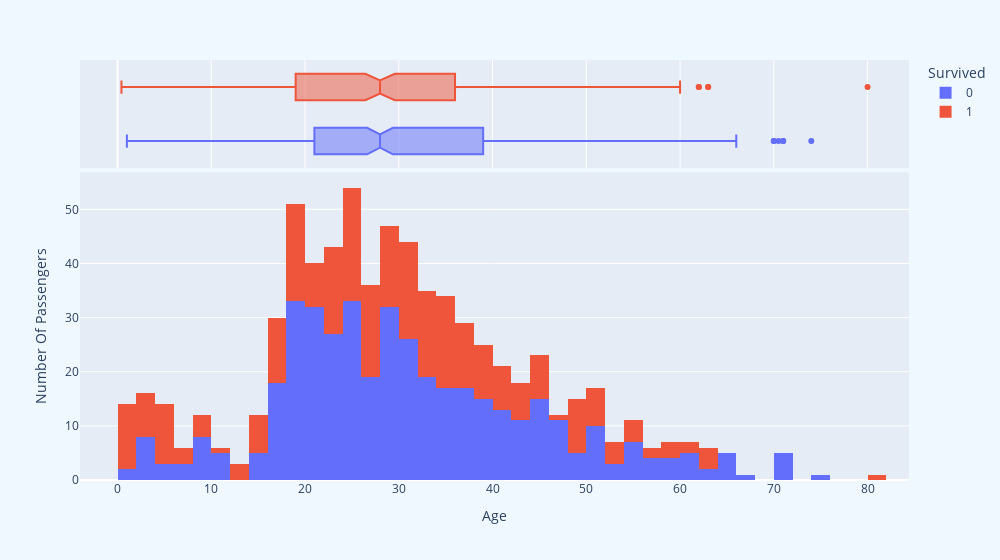

The notebook cell this image was saved under:
### Code cell
fig=px.histogram(train_df,color="Survived",x="Age",width=1000,marginal="box",hover_data=train_df.columns)
fig.update_layout(yaxis_title="Number Of Passengers",paper_bgcolor="aliceblue")
fig.show()

### Figure 1 — Plotly figure (JSON) as saved in the notebook; plotly's stock layout.template omitted (floating-point values rounded to 4 significant figures; data arrays with more than 128 entries replaced by an {"elided": "..."} marker saying what was removed)
{"data": [{"alignmentgroup": "True", "bingroup": "x", "hovertemplate": "Survived=0<br>Age=%{x}<br>count=%{y}<extra></extra>", "legendgroup": "0", "marker": {"color": "#636efa", "pattern": {"shape": ""}}, "name": "0", "offsetgroup": "0", "orientation": "v", "showlegend": true, "type": "histogram", "x": {"elided": "549 float values"}, "xaxis": "x", "yaxis": "y"}, {"alignmentgroup": "True", "customdata": {"elided": "549x11 mixed values"}, "hovertemplate": "Survived=%{customdata[1]}<br>Age=%{x}<br>PassengerId=%{customdata[0]}<br>Pclass=%{customdata[2]}<br>Name=%{customdata[3]}<br>Sex=%{customdata[4]}<br>SibSp=%{customdata[5]}<br>Parch=%{customdata[6]}<br>Ticket=%{customdata[7]}<br>Fare=%{customdata[8]}<br>Cabin=%{customdata[9]}<br>Embarked=%{customdata[10]}<extra></extra>", "legendgroup": "0", "marker": {"color": "#636efa"}, "name": "0", "notched": true, "offsetgroup": "0", "showlegend": false, "type": "box", "x": {"elided": "549 float values"}, "xaxis": "x2", "yaxis": "y2"}, {"alignmentgroup": "True", "bingroup": "x", "hovertemplate": "Survived=1<br>Age=%{x}<br>count=%{y}<extra></extra>", "legendgroup": "1", "marker": {"color": "#EF553B", "pattern": {"shape": ""}}, "name": "1", "offsetgroup": "1", "orientation": "v", "showlegend": true, "type": "histogram", "x": {"elided": "342 float values"}, "xaxis": "x", "yaxis": "y"}, {"alignmentgroup": "True", "customdata": {"elided": "342x11 mixed values"}, "hovertemplate": "Survived=%{customdata[1]}<br>Age=%{x}<br>PassengerId=%{customdata[0]}<br>Pclass=%{customdata[2]}<br>Name=%{customdata[3]}<br>Sex=%{customdata[4]}<br>SibSp=%{customdata[5]}<br>Parch=%{customdata[6]}<br>Ticket=%{customdata[7]}<br>Fare=%{customdata[8]}<br>Cabin=%{customdata[9]}<br>Embarked=%{customdata[10]}<extra></extra>", "legendgroup": "1", "marker": {"color": "#EF553B"}, "name": "1", "notched": true, "offsetgroup": "1", "showlegend": false, "type": "box", "x": {"elided": "342 float values"}, "xaxis": "x2", "yaxis": "y2"}], "layout": {"barmode": "relative", "legend": {"title": {"text": "Survived"}, "tracegroupgap": 0}, "margin": {"t": 60}, "paper_bgcolor": "aliceblue", "width": 1000, "xaxis": {"anchor": "y", "domain": [0, 1], "title": {"text": "Age"}}, "xaxis2": {"anchor": "y2", "domain": [0, 1], "matches": "x", "showgrid": true, "showticklabels": false}, "yaxis": {"anchor": "x", "domain": [0, 0.7326], "title": {"text": "Number Of Passengers"}}, "yaxis2": {"anchor": "x2", "domain": [0.7426, 1], "matches": "y2", "showgrid": false, "showline": false, "showticklabels": false, "ticks": ""}}}
